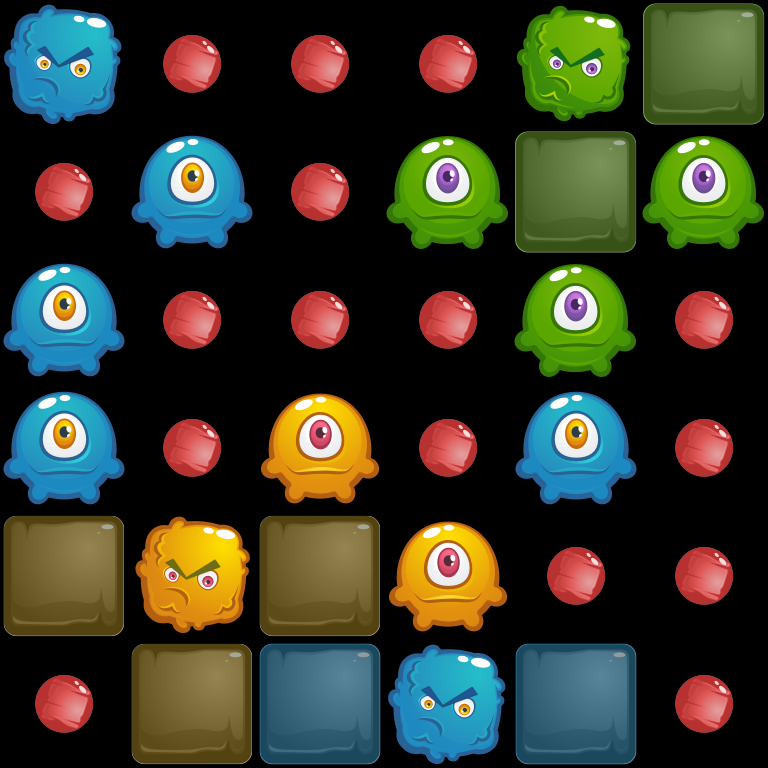

Rendered tile map (Tiled .tmx) drawn with the repository's tilesets; below, a short description and the full map source, tile grids included:
An orthogonal 6x6 tile map with 128x128 px tiles, 1 tile layer (Tile Layer 1).

<map version="1.0" tiledversion="1.0.3" orientation="orthogonal" renderorder="right-down" width="6" height="6" tilewidth="128" tileheight="128" nextobjectid="1">
 <tileset firstgid="1" name="Tiles" tilewidth="128" tileheight="128" tilecount="14" columns="7">
  <image source="../images/Tiles.png" width="896" height="256" />
 </tileset>
 <layer name="Tile Layer 1" width="6" height="6">
  <data encoding="csv">
3,13,13,13,11,10,
13,1,13,9,10,9,
1,13,13,13,9,13,
1,13,5,13,1,13,
6,7,6,5,13,13,
13,6,2,3,2,13
</data>
 </layer>
</map>
